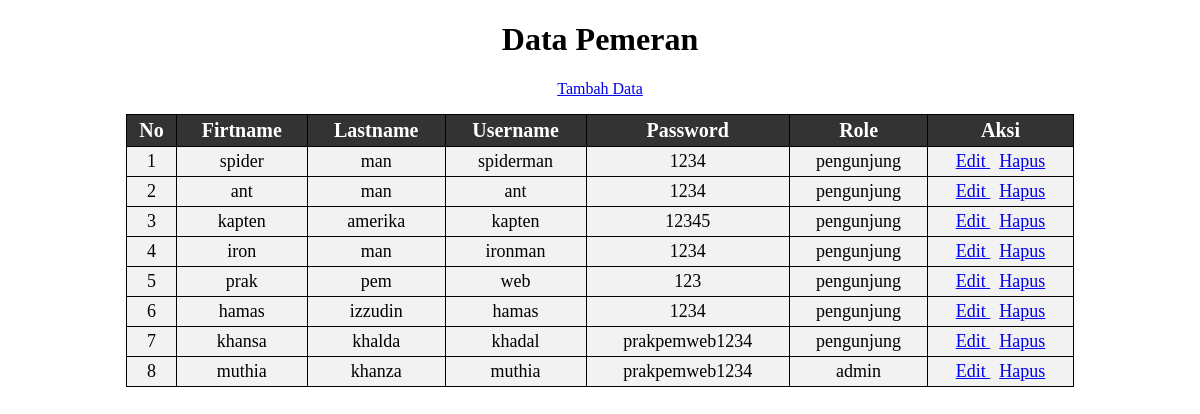
The app's page /viewakun.php with its own data.
### tables this page shows
CREATE TABLE `akun` (
  `id` int(11) NOT NULL,
  `first_name` varchar(50) NOT NULL,
  `last_name` varchar(50) NOT NULL,
  `username` varchar(100) NOT NULL,
  `password` varchar(100) NOT NULL,
  `role` enum('admin','pengunjung') NOT NULL
);

### viewakun.php (the view, shortened to what this page needs)
<?php
include "koneksi.php";
            ?>
<!DOCTYPE html>
<html>
<head>
</head>
<body>
<center>
    <h1>Data Pemeran</h1>
    <p>
        <a href='registrasi.php'>Tambah Data</a>
    </p>
    <table border="1">
        <tr style="background-color: #F2F2F2; font-weight: bold;">
            <th>No</th>
            <th>Firtname</th>
            <th>Lastname</th>
            <th>Username</th>
            <th>Password</th>
            <th>Role</th>
            <th>Aksi</th>
        </tr>
       <?php
       $no = 1;
       $sql = "select * from akun order by id desc ";
       $query = mysqli_query($conn,$sql);
       while($row = mysqli_fetch_array($query)){
        echo "
        <tr >
            <td>$no</td>
            <td>$row[first_name]</td>
            <td>$row[last_name]</td>
            <td>$row[username]</td>
            <td>$row[password]</td>
            <td>$row[role]</td>
            <td> <a href='updateakun.php?upd=$row[id]'> Edit </a> &nbsp;
            <a href='viewakun.php?id=$row[id]'> Hapus </a>
             </td>
        </tr>
        ";
        $no++;
       }
       ?>
    </table>
</center>
</body>
</html>

### viewakun.php (style rules this page uses)
table { border-collapse: collapse; width: 80%; background-color: #F2F2F2; }
th, td { border: 1px solid black; padding: 4px; text-align: center; }
th { background-color: #333; color: white; font-size: 20px; }
td { font-size: 18px; }

### records on screen
akun: first_name "spider", last_name "man", username "spiderman", password "1234", role "pengunjung"
akun: first_name "ant", last_name "man", username "ant", password "1234", role "pengunjung"
akun: first_name "kapten", last_name "amerika", username "kapten", password "12345", role "pengunjung"
akun: first_name "iron", last_name "man", username "ironman", password "1234", role "pengunjung"
akun: first_name "prak", last_name "pem", username "web", password "123", role "pengunjung"
akun: first_name "hamas", last_name "izzudin", username "hamas", password "1234", role "pengunjung"
akun: first_name "khansa", last_name "khalda", username "khadal", password "prakpemweb1234", role "pengunjung"
akun: first_name "muthia", last_name "khanza", username "muthia", password "prakpemweb1234", role "admin"
